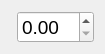
<?xml version="1.0" encoding="UTF-8"?>
<ui version="4.0">
 <class>Form</class>
 <widget class="QWidget" name="Form">
  <property name="geometry">
   <rect>
    <x>0</x>
    <y>0</y>
    <width>90</width>
    <height>48</height>
   </rect>
  </property>
  <property name="maximumSize">
   <size>
    <width>720</width>
    <height>160</height>
   </size>
  </property>
  <property name="windowTitle">
   <string>Form</string>
  </property>
  <layout class="QVBoxLayout" name="verticalLayout">
   <property name="sizeConstraint">
    <enum>QLayout::SetDefaultConstraint</enum>
   </property>
   <item>
    <layout class="QFormLayout" name="formLayout">
     <property name="sizeConstraint">
      <enum>QLayout::SetMinAndMaxSize</enum>
     </property>
     <property name="fieldGrowthPolicy">
      <enum>QFormLayout::FieldsStayAtSizeHint</enum>
     </property>
     <item row="2" column="1">
      <widget class="QDoubleSpinBox" name="spinLevel">
       <property name="font">
        <font>
         <pointsize>14</pointsize>
        </font>
       </property>
       <property name="keyboardTracking">
        <bool>false</bool>
       </property>
       <property name="decimals">
        <number>2</number>
       </property>
       <property name="singleStep">
        <double>0.010000000000000</double>
       </property>
      </widget>
     </item>
    </layout>
   </item>
  </layout>
 </widget>
 <resources/>
 <connections/>
</ui>
